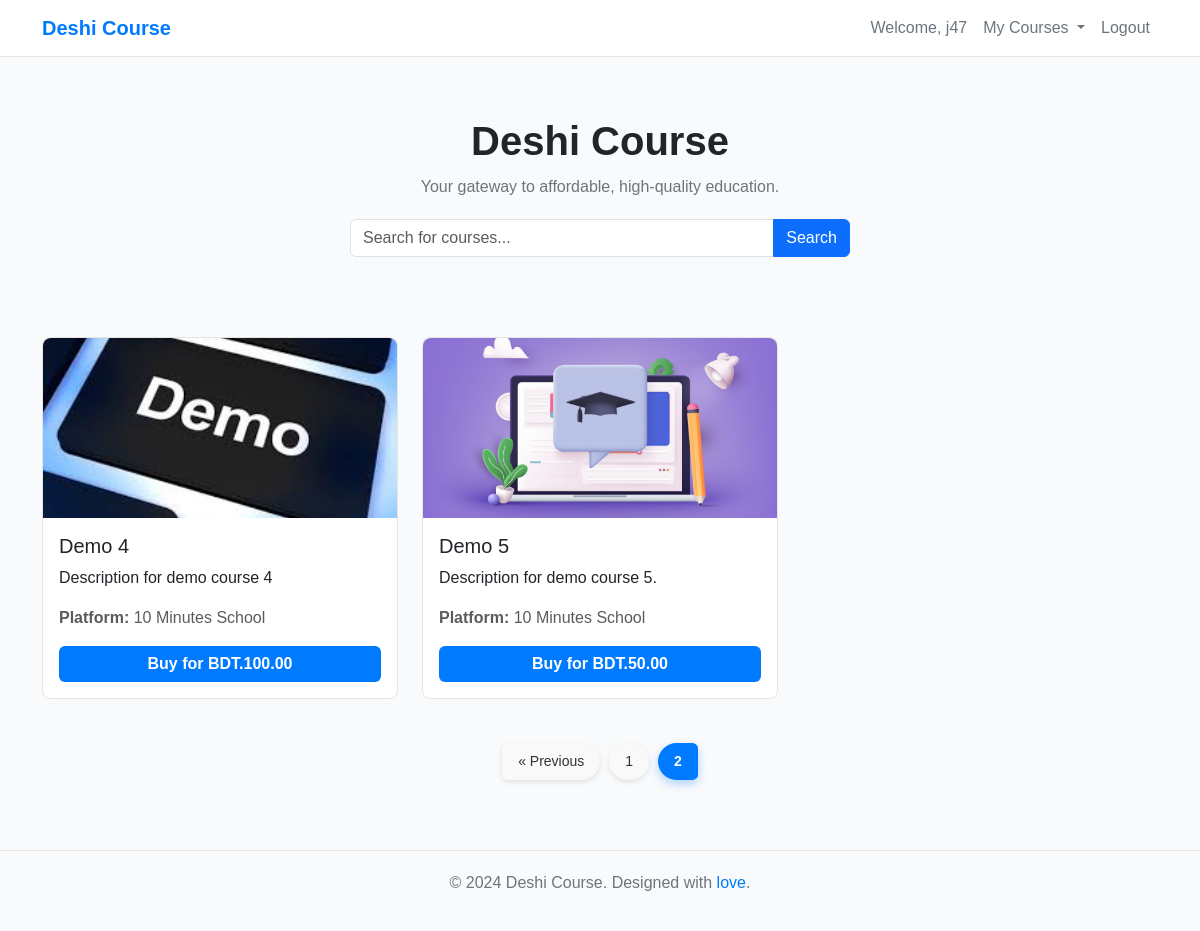
Page /?page=2 (signed in) on the committed database.
### courses/models.py (models this page shows, shortened)
class Course(models.Model):
    title = models.CharField(max_length=200)
    description = models.TextField()
    price = models.DecimalField(max_digits=10, decimal_places=2)
    affiliate_link = models.URLField()
    platform_name = models.CharField(max_length=100)
    image = models.ImageField(upload_to='course_images/', blank=True, null=True)  # Add this field

### courses/views.py (the view)
# urls.py: 2. Add a URL to urlpatterns:  path('', views.home, name='home')
def home(request):
    query = request.GET.get('q', '')
    courses = Course.objects.filter(title__icontains=query) if query else Course.objects.all()
    paginator = Paginator(courses, 9)  # 9 courses per page
    page_number = request.GET.get('page')
    page_obj = paginator.get_page(page_number)
    context = {
        'page_obj': page_obj,
        'query': query,
    }
    return render(request, 'courses/home.html', context)

### courses/templates/courses/home.html (shortened to what this page needs)
{% load static %}
<!DOCTYPE html>
<html lang="en">
<head>
    <link href="https://cdn.jsdelivr.net/npm/bootstrap@5.3.0/dist/css/bootstrap.min.css" rel="stylesheet">
</head>
<body>
    <nav class="navbar navbar-expand-lg">
        <div class="container">
            <a class="navbar-brand" href="/">Deshi Course</a>
            <div class="collapse navbar-collapse" id="navbarNav">
                <ul class="navbar-nav ms-auto">
                    {% if user.is_authenticated %}
                        <li class="nav-item"><a class="nav-link" href="#">Welcome, {{ user.username }}</a></li>
                         <li class="nav-item dropdown">
                                <a class="nav-link dropdown-toggle" href="#" id="myCoursesDropdown" role="button" data-bs-toggle="dropdown" aria-expanded="false">
                                    My Courses
                                </a>
                            </li>
                        <li class="nav-item"><a class="nav-link" href="{% url 'logout' %}">Logout</a></li>
                    {% else %}
                        <li class="nav-item"><a class="nav-link" href="{% url 'login' %}">Login</a></li>
                        <li class="nav-item"><a class="nav-link" href="{% url 'register' %}">Register</a></li>
                    {% endif %}
                </ul>
            </div>
        </div>
    </nav>
    <div class="container hero-section">
        <h1 class="hero-title">Deshi Course</h1>
        <p class="hero-subtitle">Your gateway to affordable, high-quality education.</p>
        <form class="search-bar" method="get" action="">
            <div class="input-group">
                <input type="text" name="q" class="form-control" placeholder="Search for courses..." value="{{ request.GET.q|default:'' }}">
                <button class="btn btn-primary" type="submit">Search</button>
            </div>
        </form>
    </div>
    <div class="container">
        <div class="row g-4">
            {% for course in page_obj %}
            <div class="col-md-4">
                <div class="card course-card h-100">
                    {% if course.image %}
                        <img src="{{ course.image.url }}" class="card-img-top" alt="{{ course.title }}">
                    {% else %}
                        <img src="{% static 'default-course-image.jpg' %}" class="card-img-top" alt="Default Course Image">
                    {% endif %}
                    <div class="card-body">
                        <h5 class="card-title">{{ course.title }}</h5>
                        <p class="card-text">{{ course.description|truncatechars:100 }}</p>
                        <p class="text-muted"><strong>Platform:</strong> {{ course.platform_name }}</p>
                        <a href="{% url 'course_detail' course.id %}" class="btn btn-buy">Buy for BDT.{{ course.price }}</a>
                    </div>
                </div>
            </div>
            {% endfor %}
        </div>
    </div>
    <nav aria-label="Page navigation" class="d-flex justify-content-center mt-4">
        <ul class="pagination">
            {% if page_obj.has_previous %}
                <li class="page-item">
                    <a class="page-link" href="?page={{ page_obj.previous_page_number }}{% if query %}&q={{ query }}{% endif %}" aria-label="Previous">
                        &laquo; Previous
                    </a>
                </li>
            {% endif %}
            {% for num in page_obj.paginator.page_range %}
                {% if num == page_obj.number %}
                    <li class="page-item active"><a class="page-link" href="#">{{ num }}</a></li>
                {% else %}
                    <li class="page-item">
                        <a class="page-link" href="?page={{ num }}{% if query %}&q={{ query }}{% endif %}">{{ num }}</a>
                    </li>
                {% endif %}
            {% endfor %}
        </ul>
    </nav>
    <div class="footer">
        <p>&copy; 2024 Deshi Course. Designed with <a href="#">love</a>.</p>
    </div>
</body>
</html>

### courses/templates/courses/home.html (style rules this page uses)
body { background-color: #f9fafb; color: #212529; font-family: 'Poppins', sans-serif; overflow: auto; scrollbar-width: none; }
.navbar { background-color: #ffffff; border-bottom: 1px solid #e5e5e5; }
.navbar-brand { font-weight: bold; color: #007bff !important; }
.nav-link { color: #6c757d !important; transition: color 0.3s ease-in-out; }
.hero-section { text-align: center; padding: 60px 20px; }
.hero-title { font-size: 2.5rem; font-weight: 600; color: #212529; }
.hero-subtitle { color: #6c757d; font-size: 1rem; margin-top: 10px; }
.search-bar { max-width: 500px; margin: 20px auto; }
.course-card { background-color: #ffffff; border: 1px solid #e5e5e5; border-radius: 8px; transition: transform 0.3s ease, box-shadow 0.3s ease; }
.card-img-top { border-radius: 8px 8px 0 0; height: 180px; object-fit: cover; }
.btn-buy { background-color: #007bff; color: white; border: none; font-weight: bold; width: 100%; }
.footer { background-color: #f9fafb; color: #6c757d; text-align: center; padding: 20px 0; margin-top: 50px; border-top: 1px solid #e5e5e5; }
.footer a { color: #007bff; text-decoration: none; }
.pagination { justify-content: center; margin-top: 20px; margin-bottom: 20px; }
.pagination .page-item { margin: 0 5px; }
.pagination .page-link { background: #f9f9f9; color: #333; border: none; border-radius: 20px; padding: 8px 16px; font-size: 14px; transition: all 0.3s ease; box-shadow: 0 2px 5px rgba(0, 0, 0, 0.1); }
.pagination .active .page-link { background: #007bff; color: white; font-weight: bold; box-shadow: 0 4px 10px rgba(0, 123, 255, 0.3); }

### rows in the picture
Course: image (picture), title "Demo 4", description "Description for demo course 4", platform_name "10 Minutes School", price "100.00"
Course: title "Demo 5", description "Description for demo course 5.", platform_name "10 Minutes School", price "50.00"

### other values in the picture
{{ user.username }} "j47"
{{ num }} "1"
{{ num }} "2"
